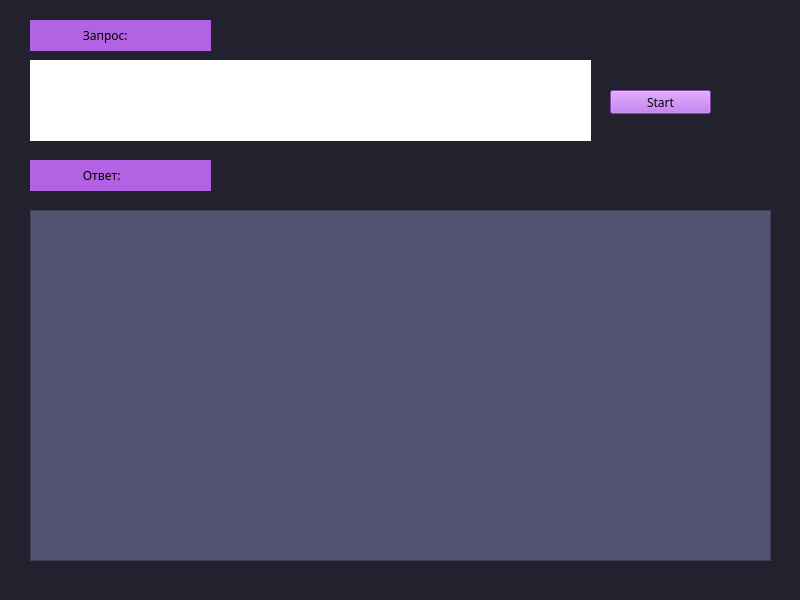
<?xml version="1.0" encoding="UTF-8"?>
<ui version="4.0">
 <class>MainWindow</class>
 <widget class="QMainWindow" name="MainWindow">
  <property name="geometry">
   <rect>
    <x>0</x>
    <y>0</y>
    <width>800</width>
    <height>600</height>
   </rect>
  </property>
  <property name="windowTitle">
   <string>MainWindow</string>
  </property>
  <property name="styleSheet">
   <string notr="true">background-color: rgb(34, 34, 46);</string>
  </property>
  <widget class="QWidget" name="centralwidget">
   <widget class="QLabel" name="label">
    <property name="geometry">
     <rect>
      <x>30</x>
      <y>20</y>
      <width>181</width>
      <height>31</height>
     </rect>
    </property>
    <property name="font">
     <font>
      <family>Montserrat</family>
      <weight>50</weight>
      <bold>false</bold>
     </font>
    </property>
    <property name="styleSheet">
     <string notr="true">background-color: rgb(179, 98, 228);</string>
    </property>
    <property name="text">
     <string>                 Запрос:</string>
    </property>
   </widget>
   <widget class="QPushButton" name="pushButton">
    <property name="geometry">
     <rect>
      <x>610</x>
      <y>90</y>
      <width>101</width>
      <height>24</height>
     </rect>
    </property>
    <property name="font">
     <font>
      <family>Montserrat</family>
     </font>
    </property>
    <property name="styleSheet">
     <string notr="true">background-color: rgb(179, 94, 228);</string>
    </property>
    <property name="text">
     <string>Start</string>
    </property>
   </widget>
   <widget class="QLabel" name="label_2">
    <property name="geometry">
     <rect>
      <x>30</x>
      <y>160</y>
      <width>181</width>
      <height>31</height>
     </rect>
    </property>
    <property name="font">
     <font>
      <family>Montserrat</family>
      <weight>50</weight>
      <bold>false</bold>
     </font>
    </property>
    <property name="styleSheet">
     <string notr="true">background-color: rgb(179, 98, 228);</string>
    </property>
    <property name="text">
     <string>                 Ответ:</string>
    </property>
   </widget>
   <widget class="QTableWidget" name="tableWidget">
    <property name="geometry">
     <rect>
      <x>30</x>
      <y>210</y>
      <width>741</width>
      <height>351</height>
     </rect>
    </property>
    <property name="styleSheet">
     <string notr="true">background-color: rgb(83, 82, 113);</string>
    </property>
   </widget>
   <widget class="QPlainTextEdit" name="textEdit">
    <property name="geometry">
     <rect>
      <x>30</x>
      <y>60</y>
      <width>561</width>
      <height>81</height>
     </rect>
    </property>
    <property name="styleSheet">
     <string notr="true">background-color: rgb(255, 255, 255);
border: 2px;
border-color: rgb(179, 94, 228);</string>
    </property>
   </widget>
  </widget>
  <widget class="QStatusBar" name="statusbar"/>
 </widget>
 <resources/>
 <connections/>
</ui>
